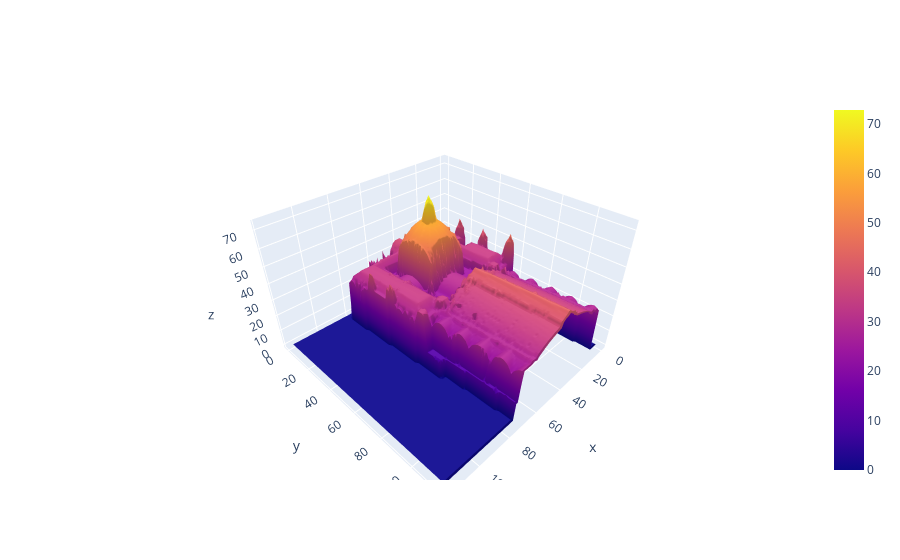

Notebook code for this chart:
### Code cell
plot()

### Figure 1 — Plotly figure (JSON) as saved in the notebook; plotly's stock layout.template omitted (floating-point values rounded to 4 significant figures; data arrays with more than 128 entries replaced by an {"elided": "..."} marker saying what was removed)
{"data": [{"type": "surface", "x": {"elided": "481 int values"}, "y": [0, 1, 2, 3, 4, 5, 6, 7, 8, 9, 10, 11, 12, 13, 14, 15, 16, 17, 18, 19, 20, 21, 22, 23, 24, 25, 26, 27, 28, 29, 30, 31, 32, 33, 34, 35, 36, 37, 38, 39, 40, 41, 42, 43, 44, 45, 46, 47, 48, 49, 50, 51, 52, 53, 54, 55, 56, 57, 58, 59, 60, 61, 62, 63, 64, 65, 66, 67, 68, 69, 70, 71, 72, 73, 74, 75, 76, 77, 78, 79, 80, 81, 82, 83, 84, 85, 86, 87, 88, 89, 90, 91, 92, 93, 94, 95, 96, 97, 98, 99, 100, 101, 102, 103, 104, 105, 106, 107, 108, 109, 110, 111, 112, 113, 114, 115, 116, 117], "z": {"elided": "481x118 float values"}}], "layout": {}}
